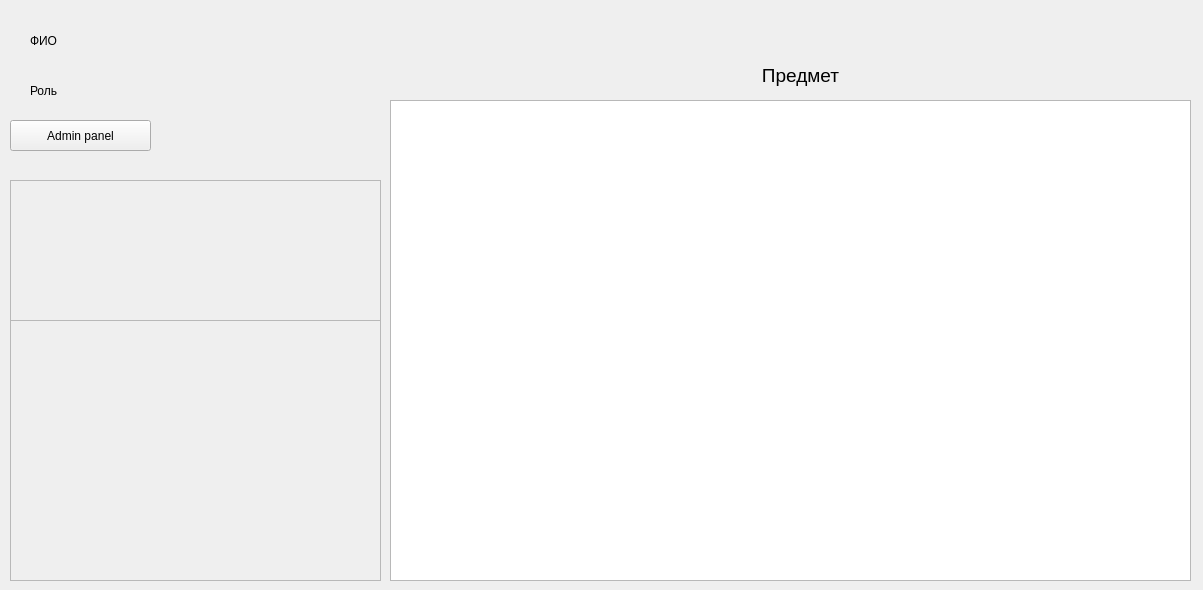
<?xml version="1.0" encoding="UTF-8"?>
<ui version="4.0">
 <class>MainWindow</class>
 <widget class="QMainWindow" name="MainWindow">
  <property name="geometry">
   <rect>
    <x>0</x>
    <y>0</y>
    <width>1203</width>
    <height>590</height>
   </rect>
  </property>
  <property name="windowTitle">
   <string>MainWindow</string>
  </property>
  <widget class="QWidget" name="centralWidget">
   <widget class="QStackedWidget" name="stackedWidget">
    <property name="geometry">
     <rect>
      <x>0</x>
      <y>0</y>
      <width>1201</width>
      <height>591</height>
     </rect>
    </property>
    <property name="currentIndex">
     <number>0</number>
    </property>
    <widget class="QWidget" name="main_page">
     <widget class="QLabel" name="user_fio">
      <property name="geometry">
       <rect>
        <x>30</x>
        <y>20</y>
        <width>331</width>
        <height>41</height>
       </rect>
      </property>
      <property name="text">
       <string>ФИО</string>
      </property>
     </widget>
     <widget class="QScrollArea" name="scrollArea_groups">
      <property name="geometry">
       <rect>
        <x>10</x>
        <y>180</y>
        <width>371</width>
        <height>141</height>
       </rect>
      </property>
      <property name="sizePolicy">
       <sizepolicy hsizetype="Preferred" vsizetype="Preferred">
        <horstretch>0</horstretch>
        <verstretch>0</verstretch>
       </sizepolicy>
      </property>
      <property name="widgetResizable">
       <bool>true</bool>
      </property>
      <property name="alignment">
       <set>Qt::AlignCenter</set>
      </property>
      <widget class="QWidget" name="scrollArea_groups_contents">
       <property name="geometry">
        <rect>
         <x>0</x>
         <y>0</y>
         <width>369</width>
         <height>139</height>
        </rect>
       </property>
       <layout class="QVBoxLayout" name="verticalLayout"/>
      </widget>
     </widget>
     <widget class="QLabel" name="subject_name">
      <property name="geometry">
       <rect>
        <x>430</x>
        <y>50</y>
        <width>741</width>
        <height>51</height>
       </rect>
      </property>
      <property name="font">
       <font>
        <pointsize>14</pointsize>
       </font>
      </property>
      <property name="text">
       <string>Предмет</string>
      </property>
      <property name="alignment">
       <set>Qt::AlignCenter</set>
      </property>
     </widget>
     <widget class="QLabel" name="user_role">
      <property name="geometry">
       <rect>
        <x>30</x>
        <y>70</y>
        <width>331</width>
        <height>41</height>
       </rect>
      </property>
      <property name="text">
       <string>Роль</string>
      </property>
     </widget>
     <widget class="QScrollArea" name="scrollArea_subjects">
      <property name="geometry">
       <rect>
        <x>10</x>
        <y>320</y>
        <width>371</width>
        <height>261</height>
       </rect>
      </property>
      <property name="widgetResizable">
       <bool>true</bool>
      </property>
      <widget class="QWidget" name="scrollArea_subjects_contents">
       <property name="geometry">
        <rect>
         <x>0</x>
         <y>0</y>
         <width>369</width>
         <height>259</height>
        </rect>
       </property>
       <layout class="QGridLayout" name="gridLayout"/>
      </widget>
     </widget>
     <widget class="QPushButton" name="admin_panel_button">
      <property name="geometry">
       <rect>
        <x>10</x>
        <y>120</y>
        <width>141</width>
        <height>31</height>
       </rect>
      </property>
      <property name="text">
       <string>Admin panel</string>
      </property>
     </widget>
     <widget class="QTableView" name="table">
      <property name="geometry">
       <rect>
        <x>390</x>
        <y>100</y>
        <width>801</width>
        <height>481</height>
       </rect>
      </property>
     </widget>
    </widget>
    <widget class="QWidget" name="admin_page">
     <widget class="QFrame" name="user_frame">
      <property name="geometry">
       <rect>
        <x>10</x>
        <y>30</y>
        <width>761</width>
        <height>531</height>
       </rect>
      </property>
      <property name="frameShape">
       <enum>QFrame::StyledPanel</enum>
      </property>
      <property name="frameShadow">
       <enum>QFrame::Raised</enum>
      </property>
      <widget class="QLineEdit" name="add_user_first_name">
       <property name="geometry">
        <rect>
         <x>20</x>
         <y>30</y>
         <width>251</width>
         <height>31</height>
        </rect>
       </property>
       <property name="placeholderText">
        <string>Имя</string>
       </property>
      </widget>
      <widget class="QLineEdit" name="add_user_email">
       <property name="geometry">
        <rect>
         <x>470</x>
         <y>30</y>
         <width>251</width>
         <height>31</height>
        </rect>
       </property>
       <property name="placeholderText">
        <string>E-mail</string>
       </property>
      </widget>
      <widget class="QLineEdit" name="add_user_last_name">
       <property name="geometry">
        <rect>
         <x>20</x>
         <y>80</y>
         <width>251</width>
         <height>31</height>
        </rect>
       </property>
       <property name="placeholderText">
        <string>Фамилия</string>
       </property>
      </widget>
      <widget class="QLineEdit" name="add_user_middle_name">
       <property name="geometry">
        <rect>
         <x>20</x>
         <y>130</y>
         <width>251</width>
         <height>31</height>
        </rect>
       </property>
       <property name="placeholderText">
        <string>Отчество</string>
       </property>
      </widget>
      <widget class="QLineEdit" name="add_user_login">
       <property name="geometry">
        <rect>
         <x>470</x>
         <y>80</y>
         <width>251</width>
         <height>31</height>
        </rect>
       </property>
       <property name="placeholderText">
        <string>Логин</string>
       </property>
      </widget>
      <widget class="QLineEdit" name="add_user_password">
       <property name="geometry">
        <rect>
         <x>470</x>
         <y>130</y>
         <width>251</width>
         <height>31</height>
        </rect>
       </property>
       <property name="placeholderText">
        <string>Пароль</string>
       </property>
      </widget>
      <widget class="QComboBox" name="add_user_role">
       <property name="geometry">
        <rect>
         <x>20</x>
         <y>180</y>
         <width>251</width>
         <height>31</height>
        </rect>
       </property>
       <item>
        <property name="text">
         <string>Роли</string>
        </property>
       </item>
      </widget>
      <widget class="QComboBox" name="add_user_group">
       <property name="geometry">
        <rect>
         <x>470</x>
         <y>180</y>
         <width>251</width>
         <height>31</height>
        </rect>
       </property>
       <item>
        <property name="text">
         <string>Группа</string>
        </property>
       </item>
      </widget>
      <widget class="QPushButton" name="add_user_button">
       <property name="geometry">
        <rect>
         <x>270</x>
         <y>460</y>
         <width>221</width>
         <height>41</height>
        </rect>
       </property>
       <property name="text">
        <string>Добавить пользователя</string>
       </property>
      </widget>
      <widget class="QCalendarWidget" name="add_user_calendar">
       <property name="geometry">
        <rect>
         <x>217</x>
         <y>250</y>
         <width>312</width>
         <height>183</height>
        </rect>
       </property>
      </widget>
      <widget class="QLabel" name="add_user_birthday">
       <property name="geometry">
        <rect>
         <x>270</x>
         <y>210</y>
         <width>201</width>
         <height>31</height>
        </rect>
       </property>
       <property name="text">
        <string>Дата рождения</string>
       </property>
       <property name="alignment">
        <set>Qt::AlignCenter</set>
       </property>
      </widget>
     </widget>
     <widget class="QFrame" name="subject_frame">
      <property name="geometry">
       <rect>
        <x>840</x>
        <y>30</y>
        <width>351</width>
        <height>221</height>
       </rect>
      </property>
      <property name="frameShape">
       <enum>QFrame::StyledPanel</enum>
      </property>
      <property name="frameShadow">
       <enum>QFrame::Raised</enum>
      </property>
      <widget class="QLineEdit" name="add_subject_name">
       <property name="geometry">
        <rect>
         <x>20</x>
         <y>20</y>
         <width>311</width>
         <height>31</height>
        </rect>
       </property>
       <property name="placeholderText">
        <string>Название</string>
       </property>
      </widget>
      <widget class="QComboBox" name="add_subject_teacher">
       <property name="geometry">
        <rect>
         <x>20</x>
         <y>70</y>
         <width>311</width>
         <height>31</height>
        </rect>
       </property>
       <item>
        <property name="text">
         <string>Преподаватели</string>
        </property>
       </item>
      </widget>
      <widget class="QComboBox" name="add_subject_group">
       <property name="geometry">
        <rect>
         <x>20</x>
         <y>120</y>
         <width>311</width>
         <height>31</height>
        </rect>
       </property>
       <item>
        <property name="text">
         <string>Группы</string>
        </property>
       </item>
      </widget>
      <widget class="QPushButton" name="add_subject_button">
       <property name="geometry">
        <rect>
         <x>40</x>
         <y>160</y>
         <width>281</width>
         <height>41</height>
        </rect>
       </property>
       <property name="text">
        <string>Добавить предмет</string>
       </property>
      </widget>
     </widget>
     <widget class="QFrame" name="group_frame">
      <property name="geometry">
       <rect>
        <x>840</x>
        <y>250</y>
        <width>351</width>
        <height>91</height>
       </rect>
      </property>
      <property name="frameShape">
       <enum>QFrame::StyledPanel</enum>
      </property>
      <property name="frameShadow">
       <enum>QFrame::Raised</enum>
      </property>
      <widget class="QLineEdit" name="add_group_name">
       <property name="geometry">
        <rect>
         <x>20</x>
         <y>10</y>
         <width>311</width>
         <height>31</height>
        </rect>
       </property>
       <property name="placeholderText">
        <string>Название группы</string>
       </property>
      </widget>
      <widget class="QPushButton" name="add_group_button">
       <property name="geometry">
        <rect>
         <x>30</x>
         <y>50</y>
         <width>291</width>
         <height>31</height>
        </rect>
       </property>
       <property name="text">
        <string>Добавить группу</string>
       </property>
      </widget>
     </widget>
    </widget>
    <widget class="QWidget" name="items_page">
     <widget class="QFrame" name="subject_items_frame">
      <property name="geometry">
       <rect>
        <x>20</x>
        <y>20</y>
        <width>391</width>
        <height>541</height>
       </rect>
      </property>
      <property name="frameShape">
       <enum>QFrame::StyledPanel</enum>
      </property>
      <property name="frameShadow">
       <enum>QFrame::Raised</enum>
      </property>
      <widget class="QLineEdit" name="subject_items_name">
       <property name="geometry">
        <rect>
         <x>20</x>
         <y>20</y>
         <width>351</width>
         <height>41</height>
        </rect>
       </property>
      </widget>
      <widget class="QTextEdit" name="subject_items_comment">
       <property name="geometry">
        <rect>
         <x>20</x>
         <y>80</y>
         <width>351</width>
         <height>141</height>
        </rect>
       </property>
      </widget>
      <widget class="QCalendarWidget" name="subject_items_calendar">
       <property name="geometry">
        <rect>
         <x>40</x>
         <y>240</y>
         <width>312</width>
         <height>183</height>
        </rect>
       </property>
      </widget>
      <widget class="QLabel" name="subject_items_maxMark_label">
       <property name="geometry">
        <rect>
         <x>20</x>
         <y>440</y>
         <width>111</width>
         <height>31</height>
        </rect>
       </property>
       <property name="text">
        <string>Максимальный балл</string>
       </property>
       <property name="alignment">
        <set>Qt::AlignLeading|Qt::AlignLeft|Qt::AlignVCenter</set>
       </property>
      </widget>
      <widget class="QPushButton" name="subject_items_add_button">
       <property name="geometry">
        <rect>
         <x>20</x>
         <y>480</y>
         <width>351</width>
         <height>41</height>
        </rect>
       </property>
       <property name="text">
        <string>Сохранить</string>
       </property>
      </widget>
      <widget class="QLineEdit" name="subject_items_maxMark_lineEdit">
       <property name="geometry">
        <rect>
         <x>130</x>
         <y>440</y>
         <width>101</width>
         <height>31</height>
        </rect>
       </property>
      </widget>
     </widget>
    </widget>
   </widget>
  </widget>
 </widget>
 <resources/>
 <connections/>
</ui>
